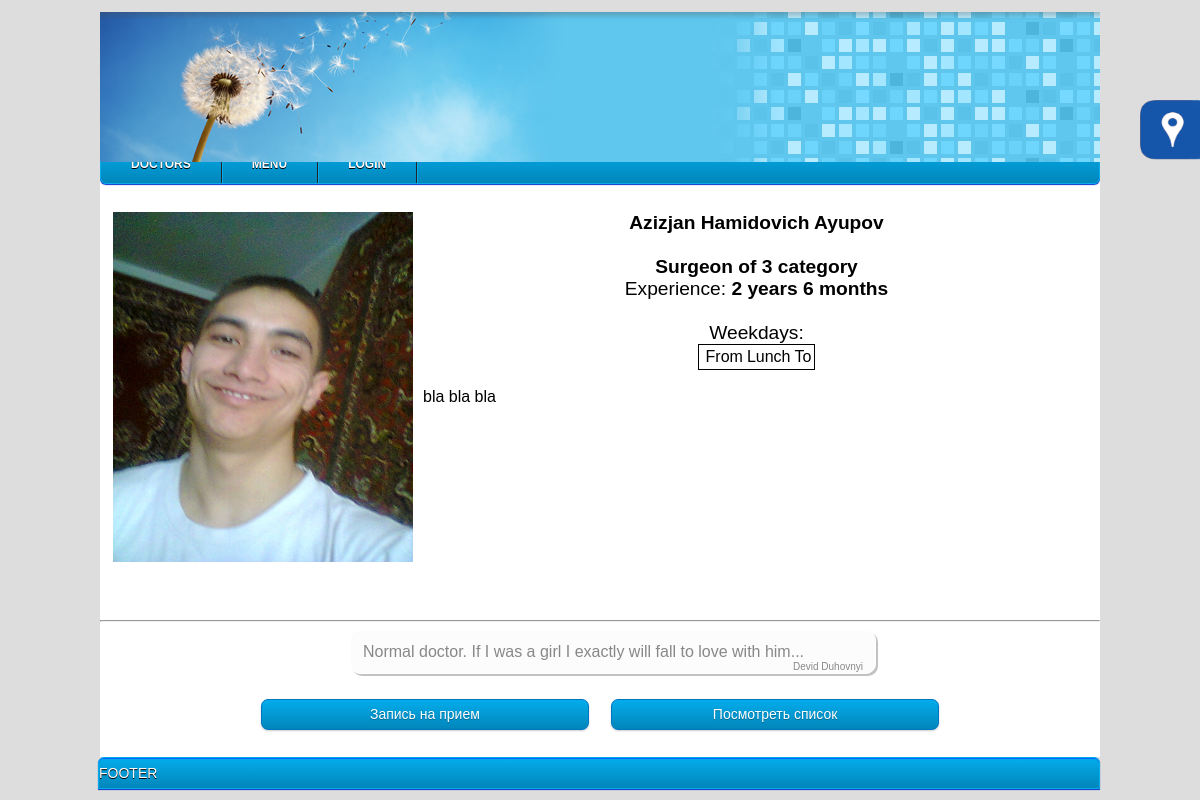
Page /index.php?doctor=25 on the earlier database version.
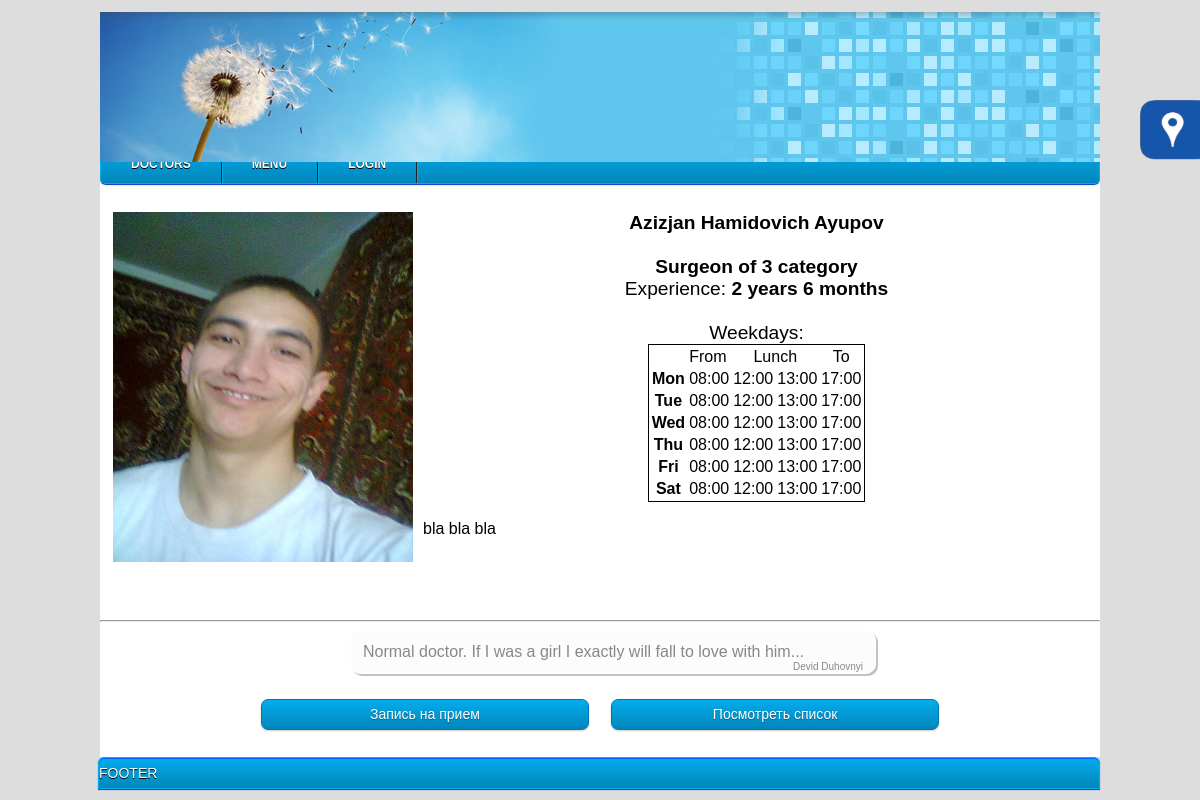
Same page on the later database version.
### tables this page shows
CREATE TABLE IF NOT EXISTS `Employee` (
  `Emp_ID` int(11) NOT NULL AUTO_INCREMENT,
  `Class` int(11) NOT NULL,
  `First_Name` varchar(30) NOT NULL,
  `Surname` varchar(25) NOT NULL,
  `Middle_Name` varchar(30) DEFAULT NULL,
  `Prof` int(3) NOT NULL,
  `CarierStart` date NOT NULL,
  `Category` int(1) DEFAULT '5',
  `Phone_num` varchar(13) DEFAULT NULL,
  `Passport_data` varchar(30) NOT NULL,
  `Receipt_Date` date NOT NULL,
  `Image` varchar(50) NOT NULL,
  `CurriculumVitae` longtext NOT NULL,
  PRIMARY KEY (`Emp_ID`)
);

CREATE TABLE IF NOT EXISTS `Emp_comments` (
  `Emp_comments_ID` int(11) NOT NULL AUTO_INCREMENT,
  `Emp_ID` int(5) NOT NULL,
  `Patient_Id` int(11) NOT NULL,
  `Date` timestamp NOT NULL DEFAULT CURRENT_TIMESTAMP,
  `Text` text NOT NULL,
  PRIMARY KEY (`Emp_comments_ID`)
);

CREATE TABLE IF NOT EXISTS `patients` (
  `ID` int(11) NOT NULL AUTO_INCREMENT,
  `First_Name` varchar(30) NOT NULL,
  `Middle_Name` varchar(30) DEFAULT NULL,
  `Second_Name` varchar(30) NOT NULL,
  `Birth_Date` date NOT NULL,
  `Gender` tinyint(1) NOT NULL DEFAULT '1',
  `Insurance_Category` int(10) DEFAULT NULL,
  `Diagnosis` int(11) NOT NULL,
  `Virus` tinyint(1) NOT NULL,
  `Receipt_Date` date NOT NULL,
  `Prof` varchar(25) NOT NULL,
  `Address` varchar(70) NOT NULL,
  `Phone` varchar(20) NOT NULL,
  `Email` varchar(30) NOT NULL,
  `Care_Doctor` int(5) NOT NULL,
  `Care_Doctor_Prof` int(5) NOT NULL,
  `Photo` varchar(50) NOT NULL,
  `Comment` varchar(150) DEFAULT NULL,
  PRIMARY KEY (`ID`)
);

CREATE TABLE IF NOT EXISTS `Schedule` (
  `Day_ID` int(10) NOT NULL AUTO_INCREMENT,
  `Emp_ID` int(10) NOT NULL,
  `Day` varchar(3) NOT NULL,
  `Start` time NOT NULL,
  `Lunch_Start` time DEFAULT NULL,
  `Lunch_End` time DEFAULT NULL,
  `End` time DEFAULT NULL,
  PRIMARY KEY (`Day_ID`)
);

### pages/doctor.php (the view, shortened to what this page needs)
<?php
	if(isset($_GET[doctor])){
		$result = mysql_query("SELECT * FROM Employee WHERE Emp_ID=$_GET[doctor]");
		$data = mysql_fetch_array($result);
		$result = mysql_query("SELECT Name FROM Staff WHERE Id = $data[Prof]");
		$dataFromStaff = mysql_fetch_array($result);
		$result = mysql_query("SELECT * FROM `Schedule` WHERE Emp_ID = $_GET[doctor]") or die(mysql_error());
		$currentDate = date('m/d/Y');
		$diff = abs(strtotime($currentDate) - strtotime($data[CarierStart]));
		$years = floor($diff / (365*60*60*24));
		$months = floor(($diff - $years * 365*60*60*24) / (30*60*60*24));
		printf ("
			<div class='docInfo'>
				<div class='doc_photo'> <img src='../images/$data[Image]'> </div>
				<center><big><b>$data[First_Name] $data[Middle_Name] $data[Surname]<br><br>
				$dataFromStaff[Name] of $data[Category] category <br>
				</b>Experience:<b> %d years %d months</b><br>
				<br><table class='brd'><tr><td></td><td>From</td><td colspan='2' style='text-align: center;'>Lunch</td><td style='text-align: center;'>To</td></tr>", $years, $months);
				while($dataFromSchedule = mysql_fetch_array($result)){
					print "<tr><th>$dataFromSchedule[Day]</th>
						<td>".date('H:i',strtotime($dataFromSchedule[Start]))."</td>";
						if($dataFromSchedule[Lunch_Start] != $dataFromSchedule[Lunch_End]){
							print "<td>".date('H:i',strtotime($dataFromSchedule[Lunch_Start]))."</td>
								   <td>".date('H:i',strtotime($dataFromSchedule[Lunch_End]))."</td>";
						}else{
							print "<td colspan='2' style='text-align: center;'> - </td>";
						}
						print "<td>".date('H:i',strtotime($dataFromSchedule['End']))."</td></tr>";
				}
				print "</table></big></center><br>$data[CurriculumVitae]<br></div><hr>";
		$result = mysql_query("SELECT * FROM Emp_comments WHERE Emp_ID = $data[Emp_ID]") or die(mysql_error());
		$comments = mysql_fetch_array($result);
		if($comments){
			do
			{
				$res = mysql_query("SELECT First_Name, Second_Name FROM patients WHERE ID = $comments[Patient_Id]") or die(mysql_error());
				$patientData = mysql_fetch_array( $res );
				print "<div class='comment_block'>$comments[Text]<br>
				<div class='comment_signiture'>$patientData[First_Name] $patientData[Second_Name]</div></div>";
			}
			while($comments = mysql_fetch_array($result));
		}
		else{
			print '<centr>Nobody leaves a comment<br></center>';
		}
		print "
			<center><div class='state'><a href='#' class='button blue' onClick='hiddenShow(\"b1\");' id='button1'>Запись на прием</a>     <a href='#' class='button blue' onClick='scripts/hiddenShow(\"b2\");' id='button2'>Посмотреть список</a></div></center>
			<div id='b1' class='hidden'>
				<br>ЗАПИСЬ К ВРАЧУ<br><br>
				<form name='statement' method='post'>";
					print "
				</form>
			</div>
			<div id='b2' class='hidden'><br>СПИСОК ЗАПИСАВШИХСЯ<br><br>";
				print "
			</div>
			<div id='b3' class='hidden'><br>
				<form method='post'>
					<textarea cols='60' rows='10' name='text' required /></textarea><br>
					<input type='submit' name='docComment' value='Enter'>
				</form>
			</div>";
    }
?>

### index.php (shortened to what this page needs)
<html>
 <head>
		<link rel="stylesheet" type="text/css" href="styles/css.css" />
		<link rel="stylesheet" type="text/css" href="styles/menu.css" />
		<link rel="stylesheet" href="http://cdnjs.cloudflare.com/ajax/libs/font-awesome/4.4.0/css/font-awesome.min.css">
 </head>
 <body>
  <div class="all">
   <div id="top">
   <div id="featured">
			<a href="index.php"><img src="images/slide_0.jpg" width="1000" height="150" /> </a>
		</div>
   </div>
   <div class="main">
    <div id="topmenu"> <?php include("parts/topMenu.php");?> </div>
    <div id="panel"><img src="images/leftmenu.png" width="60" height="60">
    </div>
    <div id="action">
			<?php
				if(isset($_GET["content"])or $_GET["item"] or $_GET[docProf] or $_GET[doctor] or $_GET[docList] or $_GET[patient])
				{
					if($_GET["content"] == "home")
					{
						if($_SESSION['class']){
							$data = mysql_fetch_array(mysql_query("SELECT Name FROM UserClasses WHERE Id = $_SESSION[class]"));
							$content = 'pages/'. $data[Name] . 'Home';
						}else{
							print '<script type="text/javascript">window.location.href="../index.php?content=logIn"</script>';
						}
					}
					else if($_GET[item] or $_GET["content"] == "syst")
					{
						$content = "system/System";
					}
					else if ($_GET[patient] == "all")
					{
						$content = "pages/patient";
					}
					else if($_GET[docProf])
					{
						$content = "pages/".$_GET[docProf];
					}
					else if($_GET["content"])
						$content = "pages/".$_GET[content];
					else if ($_GET[doctor])
						$content = "pages/doctor";
					else if ($_GET[docList])
					{
						$content = "pages/doctor";
					}
					include ($content.'.php');
				}
				else
					echo "INDEX";
			?>
    </div>
   </div>
   <div id="footer"><div class="footer_text">FOOTER</div></div>
  </div>
 </body>
</html>

### parts/topMenu.php (shortened to what this page needs)
<?
	printf	('<nav id="menu-wrap">
      <ul id="menu">
       <li><a href="../index.php?docList=%s">Doctors</a><ul>',all);
	$result = mysql_query("SELECT * FROM Staff WHERE IsDoctor='1'") or die(mysql_error());
	$data = mysql_fetch_array($result);
	do	{	printf ('<li><a href="../index.php?docList=%s">'.$data[Name].'s</a></li>', $data[Id]);	}
	while($data = mysql_fetch_array($result));
	print '</ul>';
	printf('
			<li><a href="#">Menu</a>
				<ul>
					<li><a href="../index.php?content=%s">Comments</a></li>
					<li><a href="#">Подменю</a></li>
					<li><a href="#">Подменю</a></li>
					<li><a href="#">Подменю</a></li>
				</ul>
			</li>',comments);
	if($_SESSION['log'])
	{
		$userName = $_SESSION[userName];
		printf('
			<li><a href="../index.php?content=%s">'.$userName.'</a>
				<ul>
					<li><a href="../index.php?content=%s">LogOut</a></li>
				</ul>
			</li>',home,logOut);
	}
	else
		printf ('<li><a href="../index.php?content=%s">LogIn</a></li></ul></nav>',logIn);
?>

### styles/css.css (style rules this page uses)
* { font-family: Arial; }
body { background-color: #ddd; }
.all { width: 1000px; margin-left: auto; margin-right: auto; margin-top: -8px; }
#top { margin-top: 20px; height: 150px; background-size: 1000px 100px; }
#topmenu { width: 1000px; height: 50px; float: right; background-color: #FFFFFF; }
#action { min-height: 545px; height: auto; width: 1000px; background-color: #FFFFFF; float: left; }
#footer { height: 30px; margin-left: auto; margin-right: auto; margin-bottom: 10px; width: 1000px; background-color: 33CCFF; float: right; border: 1px solid #04acec; background-color: #0186ba; background-image: -moz-linear-gradient(#04acec, #0186ba); background-image: -webkit-gradient(linear, left top, left bottom, from(#04acec), to(#0186ba)); background-image: -webkit-linear-gradient(#04acec, #0186ba); background-image: -o-linear-gradient(#04acec, #0186ba); background-image: -ms-linear-gradient(#04acec, #0186ba); background-image: linear-gradient(#04acec, #0186ba); -moz-border-radius: 6px 6px 0px 0px; -webkit-border-radius: 6px 6px 0px 0px; border-radius: 6px 6px 0px 0px; -moz-box-shadow: 0 1px 1px #0033cc, 0 1px 0 #0066ff inset; -webkit-box-shadow: 0 1px 1px #0033cc, 0 1px 0 #0066ff inset; box-shadow: 0 1px 1px #0033cc, 0 1px 0 #0066ff inset; }
.main { overflow:auto; }
.button, input[type="submit"] { width: 100px; display: inline-block; outline: none; cursor: pointer; text-align: center; text-decoration: none; font: 14px/100% Arial, Helvetica, sans-serif; padding: .5em 2em .55em; text-shadow: 0 1px 1px rgba(0,0,0,.3); -webkit-border-radius: .5em; -moz-border-radius: .5em; border-radius: .5em; -webkit-box-shadow: 0 1px 2px rgba(0,0,0,.2); -moz-box-shadow: 0 1px 2px rgba(0,0,0,.2); box-shadow: 0 1px 2px rgba(0,0,0,.2); }
.blue, input[type="submit"] { color: #fff; border: solid 1px #0076c3; background: #0095cd; background: -webkit-gradient(linear, left top, left bottom, from(#04acec), to(#0186ba)); }
.state { width: 1000px; height: 50px; float: right; white-space: pre; }
.brd { border: 1px solid black; }
.docInfo { margin: 0px 10px; min-height: 400; }
.doc_photo img { width: 300px; height: 350px; float: left; margin: 0px 10px 3px 3px; }
.state .button { width: 27%; }
.comment_signiture { float: right; font-size: 10px; text-align: right; }
.comment_block { padding:12px; width:500px; position:relative; background-color:#fcfcfc; border:1px solid white; color:#888; margin-bottom:25px; -moz-border-radius:10px; -webkit-border-radius:10px; border-radius:10px; left:50%; margin-left:-250px; -moz-box-shadow:2px 2px 0 #c2c2c2; -webkit-box-shadow:2px 2px 0 #c2c2c2; box-shadow:2px 2px 0 #c2c2c2; }
.footer_text { margin-top: 7px; color: #fff; text-transform: uppercase; font-size: 14px; text-decoration: none; text-shadow: 0 1px 0 #000; }

### styles/menu.css (style rules this page uses)
#menu { width: auto; border: 1px solid #04acec; background-color: #0186ba; background-image: -moz-linear-gradient(#04acec, #0186ba); background-image: -webkit-gradient(linear, left top, left bottom, from(#04acec), to(#0186ba)); background-image: -webkit-linear-gradient(#04acec, #0186ba); background-image: -o-linear-gradient(#04acec, #0186ba); background-image: -ms-linear-gradient(#04acec, #0186ba); background-image: linear-gradient(#04acec, #0186ba); -moz-border-radius: 0px 0px 6px 6px; -webkit-border-radius: 0px 0px 6px 6px; border-radius: 0px 0px 6px 6px; -moz-box-shadow: 0 1px 1px #0033cc, 0 1px 0 #0066ff inset; -webkit-box-shadow: 0 1px 1px #0033cc, 0 1px 0 #0066ff inset; box-shadow: 0 1px 1px #0033cc, 0 1px 0 #0066ff inset; }
#menu:before, #menu:after { content: ""; display: table; }
#menu:after { clear: both; }
#menu { zoom:1; }
#menu li { float: left; border-right: 1px solid #222; -webkit-box-shadow: 1px 0 0 #04acec; -moz-box-shadow: 1px 0 0 #04acec; box-shadow: 1px 0 0 #04acec; position: relative; }
#menu a { float: left; padding: 12px 30px; color: #fff; text-transform: uppercase; font: bold 12px Arial, Helvetica; text-decoration: none; text-shadow: 0 1px 0 #000; }
#panel { position: fixed; top: 100px; right: 0; width: 60; height: 60; font: 14px Arial; color: #fff; text-align: left; padding: 0px; -webkit-transition-duration: 0.3s; -moz-transition-duration: 0.3s; -o-transition-duration: 0.3s; transition-duration: 0.3s; -webkit-border-radius: 0 5px 5px 0; -moz-border-radius: 0 5px 5px 0; border-radius: 0 5px 5px 0; }
#featured { width: 1000px; height: 150px; background: #009cff url('images/loading.gif') no-repeat center center; overflow: hidden; }

Differences in the rows shown:
added schedule: Day "Mon", Start "08:00", Lunch_Start "12:00", Lunch_End "13:00", End "17:00"
added schedule: Day "Tue", Start "08:00", Lunch_Start "12:00", Lunch_End "13:00", End "17:00"
added schedule: Day "Wed", Start "08:00", Lunch_Start "12:00", Lunch_End "13:00", End "17:00"
added schedule: Day "Thu", Start "08:00", Lunch_Start "12:00", Lunch_End "13:00", End "17:00"
added schedule: Day "Fri", Start "08:00", Lunch_Start "12:00", Lunch_End "13:00", End "17:00"
added schedule: Day "Sat", Start "08:00", Lunch_Start "12:00", Lunch_End "13:00", End "17:00"
